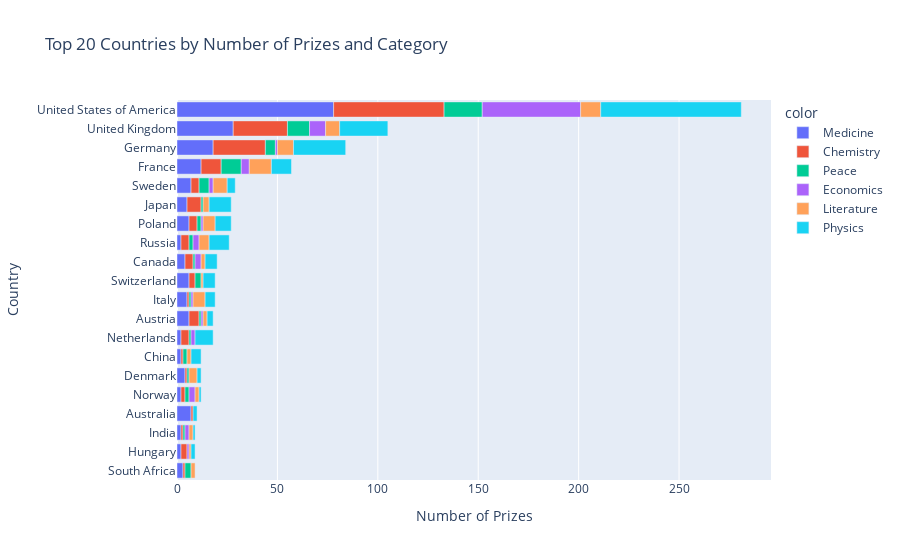

Source (notebook cell):
### Code cell
cat_cntry_bar = px.bar(x=merged_df.cat_prize,
                       y=merged_df.birth_country_current,
                       color=merged_df.category,
                       orientation='h',
                       title='Top 20 Countries by Number of Prizes and Category')
 
cat_cntry_bar.update_layout(xaxis_title='Number of Prizes', 
                            yaxis_title='Country')
cat_cntry_bar.show()

### Figure 1 — Plotly figure (JSON) as saved in the notebook; plotly's stock layout.template omitted (floating-point values rounded to 4 significant figures)
{"data": [{"hovertemplate": "color=Medicine<br>x=%{x}<br>y=%{y}<extra></extra>", "legendgroup": "Medicine", "marker": {"color": "#636efa", "pattern": {"shape": ""}}, "name": "Medicine", "orientation": "h", "showlegend": true, "textposition": "auto", "type": "bar", "x": [3, 2, 2, 7, 2, 4, 2, 2, 6, 5, 6, 4, 2, 6, 5, 7, 12, 18, 28, 78], "xaxis": "x", "y": ["South Africa", "Hungary", "India", "Australia", "Norway", "Denmark", "China", "Netherlands", "Austria", "Italy", "Switzerland", "Canada", "Russia", "Poland", "Japan", "Sweden", "France", "Germany", "United Kingdom", "United States of America"], "yaxis": "y"}, {"hovertemplate": "color=Chemistry<br>x=%{x}<br>y=%{y}<extra></extra>", "legendgroup": "Chemistry", "marker": {"color": "#EF553B", "pattern": {"shape": ""}}, "name": "Chemistry", "orientation": "h", "showlegend": true, "textposition": "auto", "type": "bar", "x": [3, 1, 1, 1, 2, 1, 1, 4, 5, 3, 1, 4, 4, 7, 4, 4, 10, 26, 27, 55], "xaxis": "x", "y": ["Hungary", "South Africa", "India", "Australia", "Norway", "Denmark", "China", "Netherlands", "Austria", "Switzerland", "Italy", "Canada", "Russia", "Japan", "Poland", "Sweden", "France", "Germany", "United Kingdom", "United States of America"], "yaxis": "y"}, {"hovertemplate": "color=Peace<br>x=%{x}<br>y=%{y}<extra></extra>", "legendgroup": "Peace", "marker": {"color": "#00cc96", "pattern": {"shape": ""}}, "name": "Peace", "orientation": "h", "showlegend": true, "textposition": "auto", "type": "bar", "x": [3, 1, 2, 1, 2, 1, 1, 3, 1, 1, 2, 1, 2, 5, 10, 5, 11, 19], "xaxis": "x", "y": ["South Africa", "India", "Norway", "Denmark", "China", "Netherlands", "Austria", "Switzerland", "Italy", "Canada", "Russia", "Japan", "Poland", "Sweden", "France", "Germany", "United Kingdom", "United States of America"], "yaxis": "y"}, {"hovertemplate": "color=Economics<br>x=%{x}<br>y=%{y}<extra></extra>", "legendgroup": "Economics", "marker": {"color": "#ab63fa", "pattern": {"shape": ""}}, "name": "Economics", "orientation": "h", "showlegend": true, "textposition": "auto", "type": "bar", "x": [1, 2, 3, 2, 1, 1, 3, 3, 1, 2, 4, 1, 8, 49], "xaxis": "x", "y": ["Hungary", "India", "Norway", "Netherlands", "Austria", "Italy", "Canada", "Russia", "Poland", "Sweden", "France", "Germany", "United Kingdom", "United States of America"], "yaxis": "y"}, {"hovertemplate": "color=Literature<br>x=%{x}<br>y=%{y}<extra></extra>", "legendgroup": "Literature", "marker": {"color": "#FFA15A", "pattern": {"shape": ""}}, "name": "Literature", "orientation": "h", "showlegend": true, "textposition": "auto", "type": "bar", "x": [1, 2, 2, 4, 2, 2, 2, 6, 1, 2, 5, 6, 3, 7, 11, 8, 7, 10], "xaxis": "x", "y": ["Hungary", "South Africa", "India", "Denmark", "China", "Norway", "Austria", "Italy", "Switzerland", "Canada", "Russia", "Poland", "Japan", "Sweden", "France", "Germany", "United Kingdom", "United States of America"], "yaxis": "y"}, {"hovertemplate": "color=Physics<br>x=%{x}<br>y=%{y}<extra></extra>", "legendgroup": "Physics", "marker": {"color": "#19d3f3", "pattern": {"shape": ""}}, "name": "Physics", "orientation": "h", "showlegend": true, "textposition": "auto", "type": "bar", "x": [1, 2, 2, 5, 2, 1, 9, 3, 6, 5, 6, 10, 8, 11, 4, 10, 26, 24, 70], "xaxis": "x", "y": ["India", "Hungary", "Australia", "China", "Denmark", "Norway", "Netherlands", "Austria", "Switzerland", "Italy", "Canada", "Russia", "Poland", "Japan", "Sweden", "France", "Germany", "United Kingdom", "United States of America"], "yaxis": "y"}], "layout": {"barmode": "relative", "legend": {"title": {"text": "color"}, "tracegroupgap": 0}, "title": {"text": "Top 20 Countries by Number of Prizes and Category"}, "xaxis": {"anchor": "y", "domain": [0, 1], "title": {"text": "Number of Prizes"}}, "yaxis": {"anchor": "x", "domain": [0, 1], "title": {"text": "Country"}}}}
